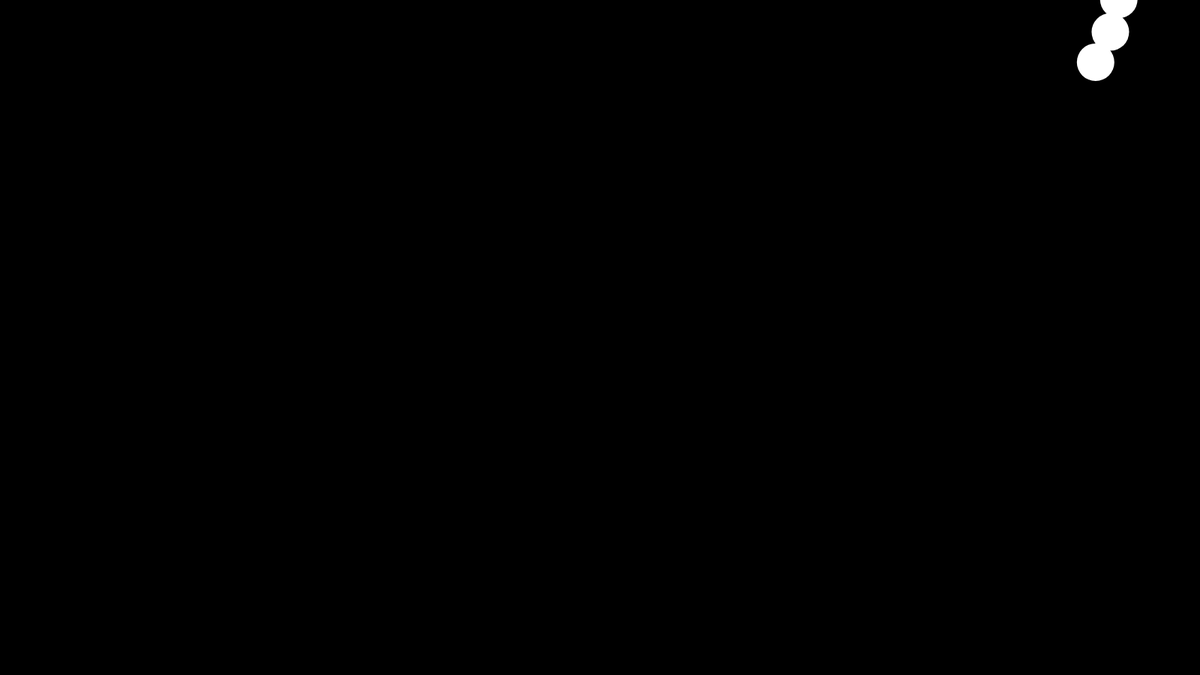
Frame 1 (no input)
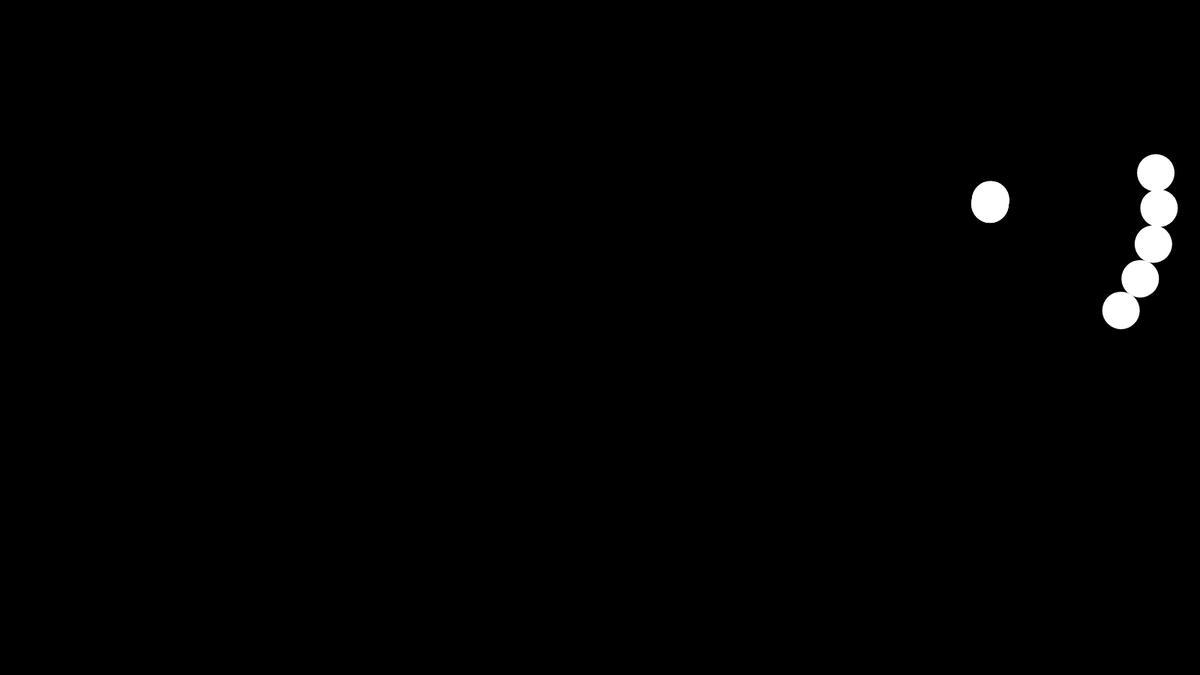
Frame 60 (no input)
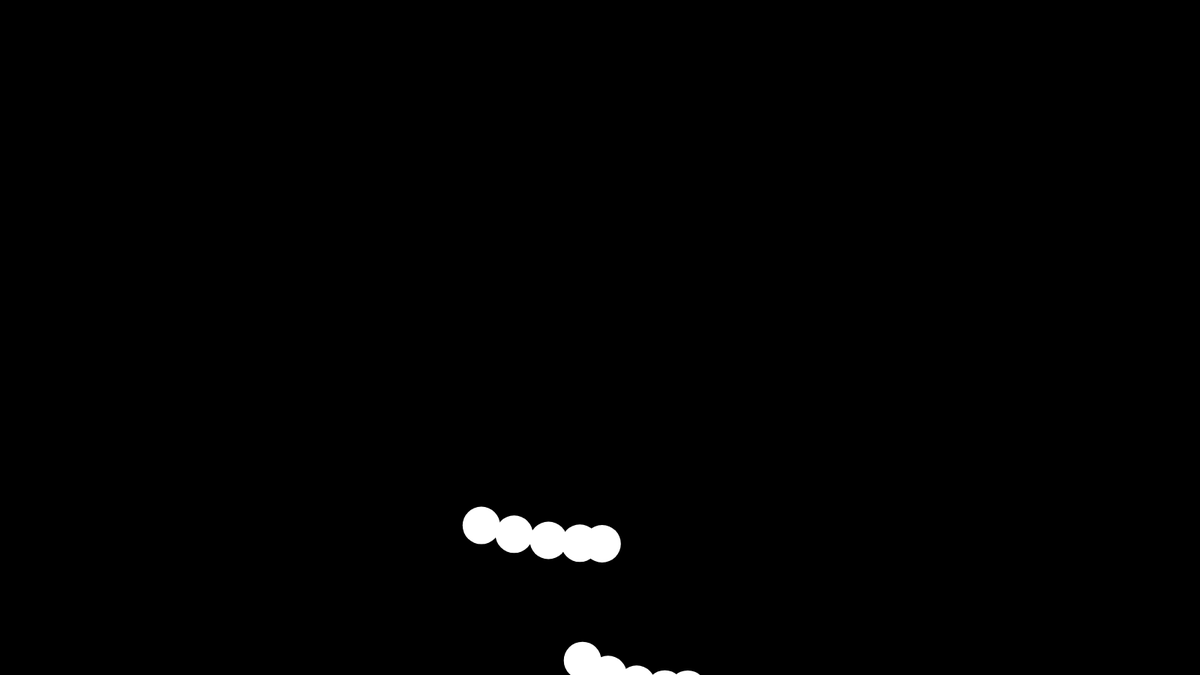
Frame 120 (the mouse pressed at the canvas centre since frame 60)

The p5.js sketch that drew these frames (run headless with seeded random() and noise() and a simulated clock; from frame 60 on, the mouse is pressed at the canvas centre):

// p5.js sketch
// ── sketch.js
let pendulums = []

function setup() {
 
  createCanvas(1600, 900);
  for (i = 0; i < 5; i++) {
    pendulums[i] = new pendulum(90, 45+i/5);
    }
  
}

function draw() {
  background(0);
  translate(width / 2, 200)
  for (i = 0; i < pendulums.length; i++) {
    pendulums[i].update();
    pendulums[i].show();
  }
}
// ── classPendulum.js
class pendulum {
  constructor(a1=90,a2=45,m1 = 45,m2 = 25,g = 0.2, v1 = 0, v2 = 0) {
    // static X,Y  
    this.staticX = 500;
    this.staticY = 20;
    // first bob location    
    this.x1;
    this.y1;
    // second bob location
    this.x2;
    this.y2;
    // angle
    this.a1 = a1;
    this.a2 = a2;
    // velocity
    this.v1 = v1;
    this.v2 = v2;
    // acceleration
    this.acc1 = 0;
    this.acc2 = 0;
    // mass of 2 bob's
    this.m1 = m1;
    this.m2 = m2;
    // gravity
    this.g = g;
    // diameter of the bob
    this.r = 50;
    // lenght of rod's
    this.L1 = 525;
    this.L2 = 225;
    //history
  }
  show() {
    strokeWeight(2);
    stroke(255);
    //line(0, 0, this.x1, this.y1);
    //line(this.x1, this.y1, this.x2, this.y2);
    push();
    noStroke();
    ellipse(this.x1, this.y1, this.r);
    ellipse(this.x2, this.y2, this.r);
    pop();
  }
  update() {
    this.calcVel();
    this.calcACC();
    this.positions();
  }
  positions() {
    this.a1 += this.v1;
    this.a2 += this.v2;
    this.x1 = this.L1 * sin(this.a1);
    this.y1 = this.L1 * cos(this.a1);
    this.x2 = this.x1 + this.L2 * sin(this.a2);
    this.y2 = this.y1 + this.L2 * cos(this.a2);
  }
  calcACC() {
    let {m1,m2,a1,a2,v1,v2,L1,L2,g} = this
    let denominator = L1 * (2 * m1 + m2 - m2 * cos(2 * a1 - 2 * a2)) 
    this.acc1 = (
      -g * (2 * m1 + m2) * sin(a1) +
      -m2 * g * sin(a1 - 2 * a2) +
      -2 * sin(a1 - a2) * m2 *
      (v2 * v2 * L2 + v1 * v1 * L1 * cos(a1 - a2))
    ) / denominator
    this.acc2 = (
      2 * sin(a1 - a2) * (
        v1 * v1 * L1 * (m1 + m2) +
        g * (m1 + m2) * cos(a1) +
        v2 * v2 * L2 * m2 * cos(a1 - a2)
      )
    ) / denominator
  }
  calcVel() {
    this.v1 += this.acc1
    this.v2 += this.acc2
    //this.v1 *= 0.999
    //this.v2 *= 0.999
  }
}
